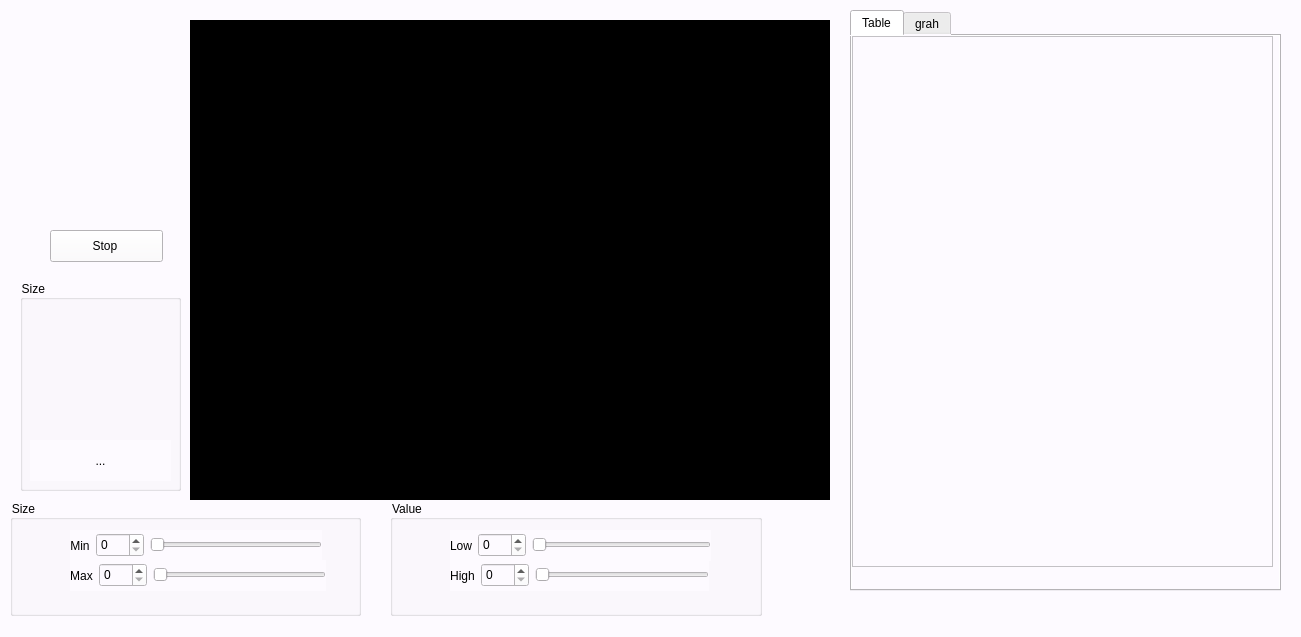
<?xml version="1.0" encoding="UTF-8"?>
<ui version="4.0">
 <class>MainWindow</class>
 <widget class="QMainWindow" name="MainWindow">
  <property name="geometry">
   <rect>
    <x>0</x>
    <y>0</y>
    <width>1301</width>
    <height>637</height>
   </rect>
  </property>
  <property name="windowTitle">
   <string>R&amp;A Team</string>
  </property>
  <widget class="QWidget" name="centralwidget">
   <property name="styleSheet">
    <string notr="true">background-color: rgb(253, 250, 255);</string>
   </property>
   <widget class="QPushButton" name="btn_open_camera">
    <property name="geometry">
     <rect>
      <x>50</x>
      <y>10</y>
      <width>111</width>
      <height>101</height>
     </rect>
    </property>
    <property name="styleSheet">
     <string notr="true">#btn_open_camera:enabled  {

background-color: transparent;
background: none;
border: none;
border-image: url(:Icon/video.png);
}
#btn_open_camera
{
   
	background-color: rgb(236, 255, 0);
}</string>
    </property>
    <property name="text">
     <string/>
    </property>
   </widget>
   <widget class="QLabel" name="Main_display">
    <property name="geometry">
     <rect>
      <x>190</x>
      <y>20</y>
      <width>640</width>
      <height>480</height>
     </rect>
    </property>
    <property name="minimumSize">
     <size>
      <width>640</width>
      <height>480</height>
     </size>
    </property>
    <property name="maximumSize">
     <size>
      <width>640</width>
      <height>480</height>
     </size>
    </property>
    <property name="styleSheet">
     <string notr="true">background-color: rgb(0, 0, 0);</string>
    </property>
    <property name="text">
     <string/>
    </property>
   </widget>
   <widget class="QPushButton" name="btn_open_Inspec_Size">
    <property name="geometry">
     <rect>
      <x>40</x>
      <y>120</y>
      <width>131</width>
      <height>101</height>
     </rect>
    </property>
    <property name="styleSheet">
     <string notr="true">#btn_open_Inspec_Size:enabled  {

background-color: transparent;
background: none;
border: none;
border-image: url(:Icon/stop.png);
}
#btn_open_Inspec_Size
{
   border-image: url(:Icon/play.png);
}

</string>
    </property>
    <property name="text">
     <string/>
    </property>
   </widget>
   <widget class="QGroupBox" name="groupBox">
    <property name="geometry">
     <rect>
      <x>20</x>
      <y>280</y>
      <width>161</width>
      <height>211</height>
     </rect>
    </property>
    <property name="title">
     <string>Size </string>
    </property>
    <widget class="QLabel" name="label_3">
     <property name="geometry">
      <rect>
       <x>10</x>
       <y>160</y>
       <width>141</width>
       <height>41</height>
      </rect>
     </property>
     <property name="text">
      <string>...</string>
     </property>
     <property name="alignment">
      <set>Qt::AlignCenter</set>
     </property>
    </widget>
    <widget class="QPushButton" name="Status_size">
     <property name="geometry">
      <rect>
       <x>20</x>
       <y>30</y>
       <width>121</width>
       <height>131</height>
      </rect>
     </property>
     <property name="styleSheet">
      <string notr="true">#Status_size:enabled  {

background-color: transparent;
background: none;
border: none;
border-image: url(:Icon/red.png);
}
#Status_size
{
   border-image: url(:Icon/green.png);
}</string>
     </property>
     <property name="text">
      <string/>
     </property>
    </widget>
   </widget>
   <widget class="QGroupBox" name="groupBox_2">
    <property name="geometry">
     <rect>
      <x>10</x>
      <y>500</y>
      <width>351</width>
      <height>116</height>
     </rect>
    </property>
    <property name="title">
     <string>Size</string>
    </property>
    <widget class="QWidget" name="horizontalLayoutWidget">
     <property name="geometry">
      <rect>
       <x>60</x>
       <y>30</y>
       <width>252</width>
       <height>31</height>
      </rect>
     </property>
     <layout class="QHBoxLayout" name="horizontalLayout">
      <item>
       <widget class="QLabel" name="label">
        <property name="text">
         <string>Min</string>
        </property>
        <property name="alignment">
         <set>Qt::AlignCenter</set>
        </property>
       </widget>
      </item>
      <item>
       <widget class="QSpinBox" name="Spin_size_min">
        <property name="minimumSize">
         <size>
          <width>48</width>
          <height>24</height>
         </size>
        </property>
        <property name="maximum">
         <number>200</number>
        </property>
       </widget>
      </item>
      <item>
       <widget class="QSlider" name="horizontalSlider">
        <property name="minimumSize">
         <size>
          <width>160</width>
          <height>22</height>
         </size>
        </property>
        <property name="maximum">
         <number>200</number>
        </property>
        <property name="orientation">
         <enum>Qt::Horizontal</enum>
        </property>
       </widget>
      </item>
     </layout>
    </widget>
    <widget class="QWidget" name="horizontalLayoutWidget_2">
     <property name="geometry">
      <rect>
       <x>60</x>
       <y>60</y>
       <width>256</width>
       <height>31</height>
      </rect>
     </property>
     <layout class="QHBoxLayout" name="horizontalLayout_2">
      <item>
       <widget class="QLabel" name="label_2">
        <property name="text">
         <string>Max</string>
        </property>
        <property name="alignment">
         <set>Qt::AlignCenter</set>
        </property>
       </widget>
      </item>
      <item>
       <widget class="QSpinBox" name="Spin_size_Max">
        <property name="minimumSize">
         <size>
          <width>48</width>
          <height>24</height>
         </size>
        </property>
        <property name="maximum">
         <number>200</number>
        </property>
       </widget>
      </item>
      <item>
       <widget class="QSlider" name="horizontalSlider_2">
        <property name="minimumSize">
         <size>
          <width>160</width>
          <height>22</height>
         </size>
        </property>
        <property name="maximum">
         <number>200</number>
        </property>
        <property name="orientation">
         <enum>Qt::Horizontal</enum>
        </property>
       </widget>
      </item>
     </layout>
    </widget>
   </widget>
   <widget class="QGroupBox" name="groupBox_4">
    <property name="geometry">
     <rect>
      <x>390</x>
      <y>500</y>
      <width>372</width>
      <height>116</height>
     </rect>
    </property>
    <property name="title">
     <string>Value</string>
    </property>
    <widget class="QWidget" name="horizontalLayoutWidget_3">
     <property name="geometry">
      <rect>
       <x>60</x>
       <y>30</y>
       <width>261</width>
       <height>31</height>
      </rect>
     </property>
     <layout class="QHBoxLayout" name="horizontalLayout_3">
      <item>
       <widget class="QLabel" name="label_4">
        <property name="text">
         <string>Low</string>
        </property>
        <property name="alignment">
         <set>Qt::AlignCenter</set>
        </property>
       </widget>
      </item>
      <item>
       <widget class="QSpinBox" name="Spin_low">
        <property name="minimumSize">
         <size>
          <width>48</width>
          <height>24</height>
         </size>
        </property>
        <property name="maximum">
         <number>255</number>
        </property>
       </widget>
      </item>
      <item>
       <widget class="QSlider" name="horizontalSlider_3">
        <property name="minimumSize">
         <size>
          <width>160</width>
          <height>22</height>
         </size>
        </property>
        <property name="maximum">
         <number>255</number>
        </property>
        <property name="orientation">
         <enum>Qt::Horizontal</enum>
        </property>
       </widget>
      </item>
     </layout>
    </widget>
    <widget class="QWidget" name="horizontalLayoutWidget_4">
     <property name="geometry">
      <rect>
       <x>60</x>
       <y>60</y>
       <width>259</width>
       <height>31</height>
      </rect>
     </property>
     <layout class="QHBoxLayout" name="horizontalLayout_4">
      <item>
       <widget class="QLabel" name="label_5">
        <property name="text">
         <string>High</string>
        </property>
        <property name="alignment">
         <set>Qt::AlignCenter</set>
        </property>
       </widget>
      </item>
      <item>
       <widget class="QSpinBox" name="Spin_high">
        <property name="minimumSize">
         <size>
          <width>48</width>
          <height>24</height>
         </size>
        </property>
        <property name="maximum">
         <number>255</number>
        </property>
       </widget>
      </item>
      <item>
       <widget class="QSlider" name="horizontalSlider_4">
        <property name="minimumSize">
         <size>
          <width>160</width>
          <height>22</height>
         </size>
        </property>
        <property name="maximum">
         <number>255</number>
        </property>
        <property name="orientation">
         <enum>Qt::Horizontal</enum>
        </property>
       </widget>
      </item>
     </layout>
    </widget>
   </widget>
   <widget class="QPushButton" name="btn_Stop_Inspec">
    <property name="geometry">
     <rect>
      <x>50</x>
      <y>230</y>
      <width>113</width>
      <height>32</height>
     </rect>
    </property>
    <property name="text">
     <string>Stop </string>
    </property>
   </widget>
   <widget class="QTabWidget" name="tabWidget">
    <property name="geometry">
     <rect>
      <x>850</x>
      <y>10</y>
      <width>431</width>
      <height>581</height>
     </rect>
    </property>
    <property name="currentIndex">
     <number>0</number>
    </property>
    <widget class="QWidget" name="Tab">
     <attribute name="title">
      <string>Table</string>
     </attribute>
     <widget class="QTableView" name="tableView_2">
      <property name="geometry">
       <rect>
        <x>0</x>
        <y>0</y>
        <width>421</width>
        <height>531</height>
       </rect>
      </property>
     </widget>
    </widget>
    <widget class="QWidget" name="tab_2">
     <attribute name="title">
      <string>grah</string>
     </attribute>
     <widget class="QTableView" name="tableView">
      <property name="geometry">
       <rect>
        <x>10</x>
        <y>10</y>
        <width>401</width>
        <height>521</height>
       </rect>
      </property>
     </widget>
    </widget>
   </widget>
  </widget>
 </widget>
 <resources>
  <include location="Icon/Icon.qrc"/>
 </resources>
 <connections>
  <connection>
   <sender>Spin_size_min</sender>
   <signal>valueChanged(int)</signal>
   <receiver>horizontalSlider</receiver>
   <slot>setValue(int)</slot>
   <hints>
    <hint type="sourcelabel">
     <x>101</x>
     <y>554</y>
    </hint>
    <hint type="destinationlabel">
     <x>168</x>
     <y>553</y>
    </hint>
   </hints>
  </connection>
  <connection>
   <sender>horizontalSlider_2</sender>
   <signal>valueChanged(int)</signal>
   <receiver>Spin_size_Max</receiver>
   <slot>setValue(int)</slot>
   <hints>
    <hint type="sourcelabel">
     <x>162</x>
     <y>583</y>
    </hint>
    <hint type="destinationlabel">
     <x>105</x>
     <y>584</y>
    </hint>
   </hints>
  </connection>
  <connection>
   <sender>Spin_size_Max</sender>
   <signal>valueChanged(int)</signal>
   <receiver>horizontalSlider_2</receiver>
   <slot>setValue(int)</slot>
   <hints>
    <hint type="sourcelabel">
     <x>105</x>
     <y>584</y>
    </hint>
    <hint type="destinationlabel">
     <x>162</x>
     <y>583</y>
    </hint>
   </hints>
  </connection>
  <connection>
   <sender>horizontalSlider</sender>
   <signal>valueChanged(int)</signal>
   <receiver>Spin_size_min</receiver>
   <slot>setValue(int)</slot>
   <hints>
    <hint type="sourcelabel">
     <x>158</x>
     <y>553</y>
    </hint>
    <hint type="destinationlabel">
     <x>101</x>
     <y>554</y>
    </hint>
   </hints>
  </connection>
  <connection>
   <sender>Spin_low</sender>
   <signal>valueChanged(int)</signal>
   <receiver>horizontalSlider_3</receiver>
   <slot>setValue(int)</slot>
   <hints>
    <hint type="sourcelabel">
     <x>522</x>
     <y>542</y>
    </hint>
    <hint type="destinationlabel">
     <x>605</x>
     <y>547</y>
    </hint>
   </hints>
  </connection>
  <connection>
   <sender>horizontalSlider_3</sender>
   <signal>valueChanged(int)</signal>
   <receiver>Spin_low</receiver>
   <slot>setValue(int)</slot>
   <hints>
    <hint type="sourcelabel">
     <x>607</x>
     <y>533</y>
    </hint>
    <hint type="destinationlabel">
     <x>535</x>
     <y>540</y>
    </hint>
   </hints>
  </connection>
  <connection>
   <sender>horizontalSlider_4</sender>
   <signal>valueChanged(int)</signal>
   <receiver>Spin_high</receiver>
   <slot>setValue(int)</slot>
   <hints>
    <hint type="sourcelabel">
     <x>613</x>
     <y>578</y>
    </hint>
    <hint type="destinationlabel">
     <x>545</x>
     <y>578</y>
    </hint>
   </hints>
  </connection>
  <connection>
   <sender>Spin_high</sender>
   <signal>valueChanged(int)</signal>
   <receiver>horizontalSlider_4</receiver>
   <slot>setValue(int)</slot>
   <hints>
    <hint type="sourcelabel">
     <x>550</x>
     <y>565</y>
    </hint>
    <hint type="destinationlabel">
     <x>578</x>
     <y>567</y>
    </hint>
   </hints>
  </connection>
 </connections>
</ui>
